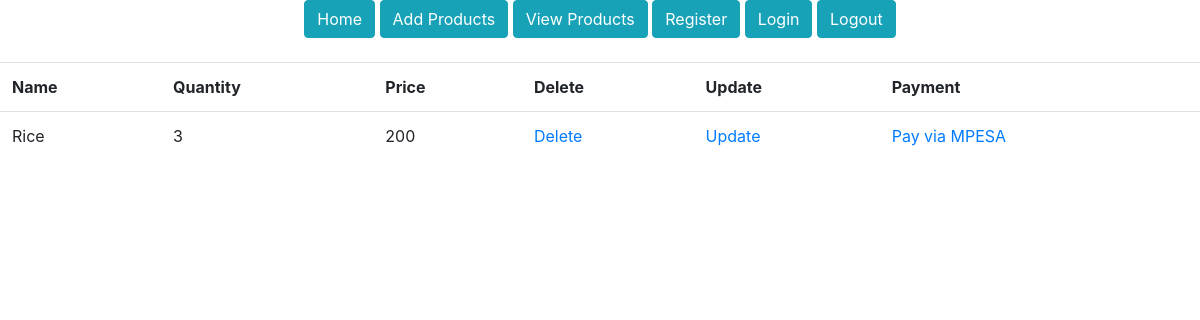
Before: /products (signed in) with the older database file.
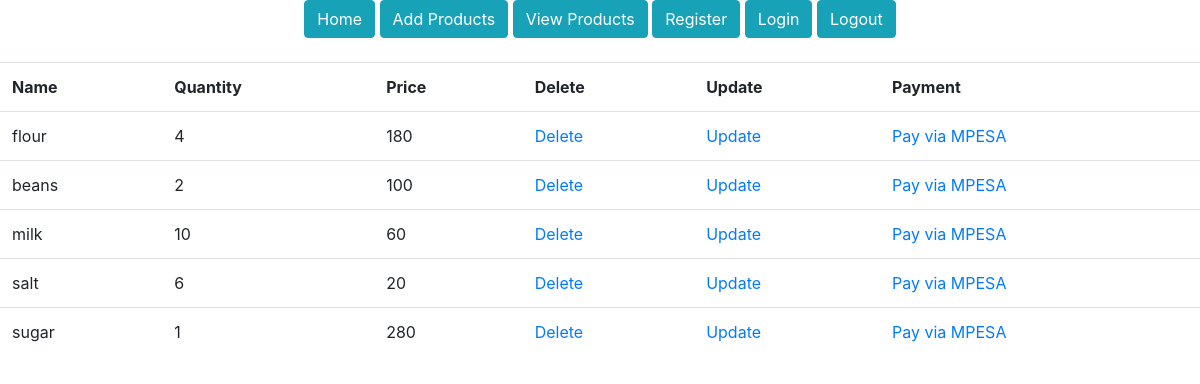
After: the same page with the newer database file.
### morningDjangoProject/models.py (models this page shows)
class Product(models.Model):
    prod_name = models.CharField(max_length=30, blank=False, null=False)
    prod_quantity = models.CharField(max_length=30, blank=False, null=False)
    prod_price = models.CharField(max_length=30, blank=False, null=False)

### morningDjangoProject/views.py (the view)
# urls.py: path('products', general_views.view_products, name='products'),
@login_required
def view_products(request):
    products = Product.objects.all()
    return render(request, 'products.html', {'products': products})

### templates/products.html
{% extends 'base.html'%}
{% load static %}
{% block content%}
    <section class="products-section">
        <div class="products-section-container">
            <table class="table">
                <tr>
                    <th>Name</th>
                    <th>Quantity</th>
                    <th>Price</th>
                    <th>Delete</th>
                    <th>Update</th>
                    <th>Payment</th>
                </tr>
                {% for product in products %}
                    <tr>
                        <td>{{ product.prod_name }}</td>
                        <td>{{ product.prod_quantity }}</td>
                        <td>{{ product.prod_price }}</td>
                        <td><a href="/delete-product/{{ product.id }}">Delete</a></td>
                        <td><a href="/update-product/{{ product.id }}">Update</a></td>
                        <td><a href="/pay/{{ product.id }}">Pay via MPESA</a></td>
                </tr>
            {% endfor %}
            </table>
        </div>
    </section>
{% endblock %}

### templates/base.html (shortened to what this page needs)
<!DOCTYPE html>
<html lang="en">
<head>
    {% load static %}
    {% load crispy_forms_tags %}
    <link rel="stylesheet" href="{% static 'bootstrap/css/bootstrap.css' %}">
</head>
<body>
<section class="navigation-section">
    <div class="navigation-section-container d-flex justify-content-center mb-4">
        <nav class="navigation">
            <a href="{% url 'home' %}"><button class="btn btn-info">Home</button></a>
            <a href="{% url 'add-product'%}"><button class="btn btn-info">Add Products</button></a>
            <a href="{% url 'products' %}"><button class="btn btn-info">View Products</button></a>
            <a href="{% url 'register' %}"><button class="btn btn-info">Register</button></a>
            <a href="{% url 'login' %}"><button class="btn btn-info">Login</button></a>
            <a href="{% url 'logout' %}"><button class="btn btn-info">Logout</button></a>
        </nav>
    </div>
</section>
{% block content %}
{% endblock %}
</body>
</html>

Changed rows visible on the page:
removed Product: prod_name "Rice", prod_quantity "3", prod_price "200"
added Product: prod_name "flour", prod_quantity "4", prod_price "180"
added Product: prod_name "beans", prod_quantity "2", prod_price "100"
added Product: prod_name "milk", prod_quantity "10", prod_price "60"
added Product: prod_name "salt", prod_quantity "6", prod_price "20"
added Product: prod_name "sugar", prod_quantity "1", prod_price "280"
